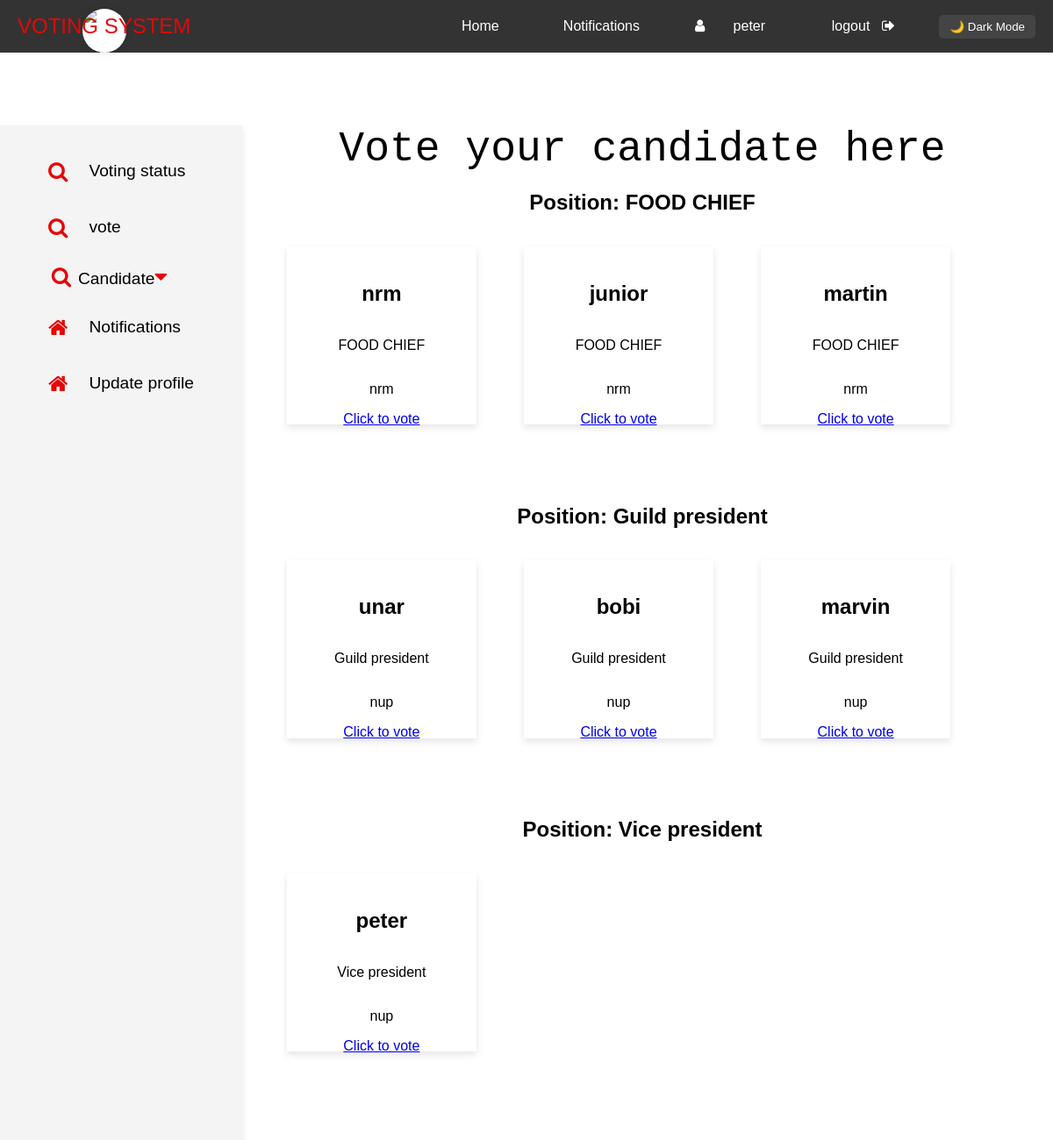
The page /dashboard.php?p=vote (signed in) on the database its author committed.
### tables this page shows
CREATE TABLE `candidate` (
  `id` int(11) NOT NULL,
  `name` varchar(20) NOT NULL,
  `slogan` varchar(100) DEFAULT NULL,
  `party_id` int(11) DEFAULT NULL,
  `position` varchar(30) DEFAULT NULL
);

CREATE TABLE `party` (
  `id` int(3) NOT NULL,
  `name` varchar(20) NOT NULL,
  `slogan` varchar(100) DEFAULT NULL
);

### vote.php (the view, shortened to what this page needs)
<div class="lables">Vote your candidate here</div>
<?php
require "backend/conn.php";
$vid = $_SESSION['vid'];
$sql_positions = "SELECT DISTINCT position FROM candidate ORDER BY position";
$positions_result = $conn->query($sql_positions);
if ($positions_result && $positions_result->num_rows > 0) {
    while ($position_row = $positions_result->fetch_assoc()) {
        $position = $position_row['position'];
        echo "<h2>Position: $position</h2>";
        echo '<div class="wrapping">';
        $sql_candidates = "SELECT candidate.id as cid,
                                    candidate.name AS candidatename,
                                  candidate.position AS position,
                                  candidate.slogan AS candidateslogan,
                                  party.name AS partyname
                           FROM candidate
                           LEFT JOIN party ON candidate.party_id = party.id
                           WHERE candidate.position = '$position'";
        $candidates_result = $conn->query($sql_candidates);
        if ($candidates_result && $candidates_result->num_rows > 0) {
            while ($row = $candidates_result->fetch_assoc()) {
                ?>
                <div class="flex-container card">
                    <h1><?php echo $row['candidatename']; ?></h1>
                    <p><?php echo $row['position']; ?></p>
                    <p><?php echo $row['partyname']; ?></p>
                    <?php
                    echo '<a href="./backend/votes.php/?v=' . $row['cid'] . '&voter='.$vid.'">Click to vote</a>'
                     ?>
                </div>
                <?php
            }
        } else {
            echo "<p>No candidates for this position.</p>";
        }
        echo '</div>';
    }
}
?>

### rows shown on the page
candidate: name "nrm", position "FOOD CHIEF", party.name "nrm"
candidate: name "junior", position "FOOD CHIEF", party.name "nrm"
candidate: name "martin", position "FOOD CHIEF", party.name "nrm"
candidate: name "unar", position "Guild president", party.name "nup"
candidate: name "bobi", position "Guild president", party.name "nup"
candidate: name "marvin", position "Guild president", party.name "nup"
candidate: name "peter", position "Vice president", party.name "nup"

### other values the page prints
$_SESSION['name'] "peter"
$position "FOOD CHIEF"
$position "Guild president"
$position "Vice president"
